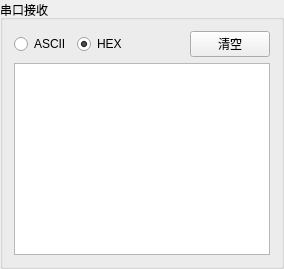
         <widget class="QGroupBox" name="groupBoxSerialReceive">
          <property name="title">
           <string>串口接收</string>
          </property>
          <layout class="QGridLayout" name="gridLayout_7">
           <item row="0" column="0">
            <layout class="QVBoxLayout" name="verticalLayout_4">
             <item>
              <layout class="QHBoxLayout" name="horizontalLayout_5">
               <item>
                <layout class="QHBoxLayout" name="horizontalLayout_4">
                 <item>
                  <widget class="QRadioButton" name="rBtnReceiveASCII">
                   <property name="text">
                    <string>ASCII</string>
                   </property>
                   <property name="checked">
                    <bool>false</bool>
                   </property>
                  </widget>
                 </item>
                 <item>
                  <widget class="QRadioButton" name="rBtnReceiveHEX">
                   <property name="text">
                    <string>HEX</string>
                   </property>
                   <property name="checked">
                    <bool>true</bool>
                   </property>
                  </widget>
                 </item>
                </layout>
               </item>
               <item>
                <spacer name="horizontalSpacer">
                 <property name="orientation">
                  <enum>Qt::Horizontal</enum>
                 </property>
                 <property name="sizeHint" stdset="0">
                  <size>
                   <width>40</width>
                   <height>20</height>
                  </size>
                 </property>
                </spacer>
               </item>
               <item>
                <widget class="QPushButton" name="BtnClearReceiveData">
                 <property name="text">
                  <string>清空</string>
                 </property>
                </widget>
               </item>
              </layout>
             </item>
             <item>
              <widget class="QTextEdit" name="textEditReceiveData">
               <property name="enabled">
                <bool>true</bool>
               </property>
               <property name="html">
                <string>&lt;!DOCTYPE HTML PUBLIC &quot;-//W3C//DTD HTML 4.0//EN&quot; &quot;http://www.w3.org/TR/REC-html40/strict.dtd&quot;&gt;
&lt;html&gt;&lt;head&gt;&lt;meta name=&quot;qrichtext&quot; content=&quot;1&quot; /&gt;&lt;meta charset=&quot;utf-8&quot; /&gt;&lt;style type=&quot;text/css&quot;&gt;
p, li { white-space: pre-wrap; }
hr { height: 1px; border-width: 0; }
li.unchecked::marker { content: &quot;\2610&quot;; }
li.checked::marker { content: &quot;\2612&quot;; }
&lt;/style&gt;&lt;/head&gt;&lt;body style=&quot; font-family:'Microsoft YaHei UI'; font-size:9pt; font-weight:400; font-style:normal;&quot;&gt;
&lt;p style=&quot;-qt-paragraph-type:empty; margin-top:0px; margin-bottom:0px; margin-left:0px; margin-right:0px; -qt-block-indent:0; text-indent:0px;&quot;&gt;&lt;br /&gt;&lt;/p&gt;&lt;/body&gt;&lt;/html&gt;</string>
               </property>
              </widget>
             </item>
            </layout>
           </item>
          </layout>
         </widget>
